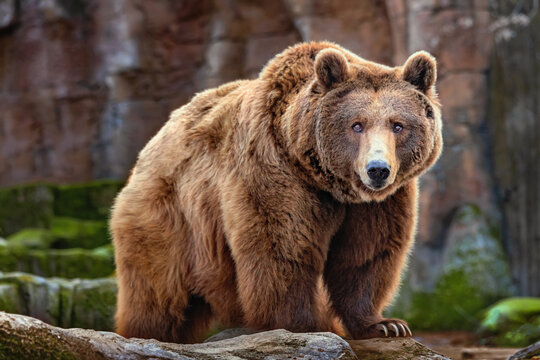
#> input picture Resources/Bear.jpg, 540 x 360 px
$ python Image_Threshold.py
#> lines starting #> are read from the running program, lines starting #| are printed output that depends on the picture; after the words box and inside, x2 and y2 are one past the last pixel; in counts of white or black regions, pixels touching at a corner belong together
import cv2
import os

img= cv2.imread(os.path.join('.','Resources/Bear.jpg'))
#> img is the input picture: shape (360, 540, 3); mean B, G, R 64.7, 79.9, 97.9
img_gray=cv2.cvtColor(img,cv2.COLOR_BGR2GRAY)
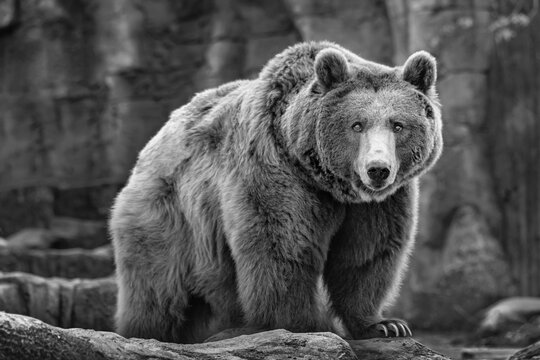
#> img_gray: shape (360, 540); min 0, max 253, mean 83.5

# [5 lines of commented-out code are left out]
"""Adaptive thresholding"""

thresh=cv2.adaptiveThreshold(img_gray, 225,cv2.ADAPTIVE_THRESH_GAUSSIAN_C, cv2.THRESH_BINARY,21,30)
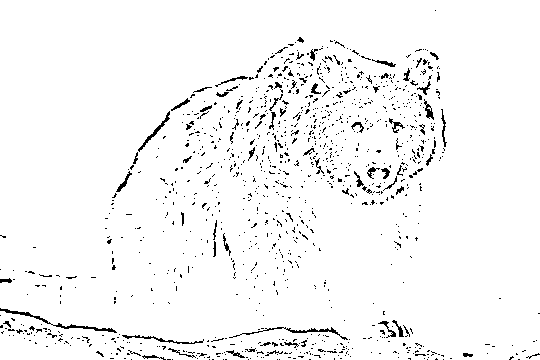
#> thresh: shape (360, 540); values 0 (black) and 225 (white), 96.4% white; black in thin lines or dots
cv2.imshow('thresh',thresh)
cv2.waitKey(0)
